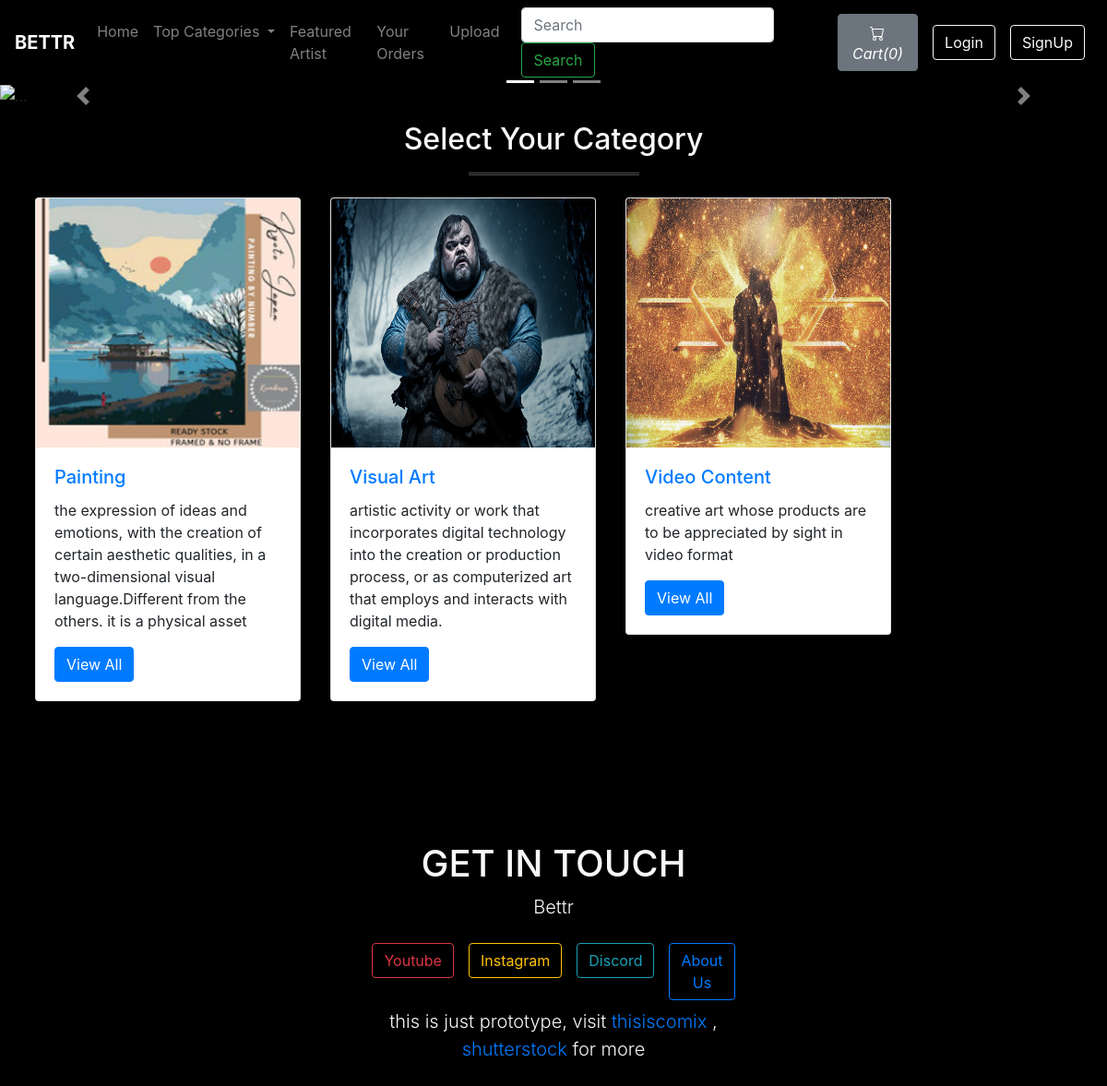
The page /homePage.php on the database its author committed.
### tables this page shows
CREATE TABLE `sitedetail` (
  `tempId` int(11) NOT NULL,
  `systemName` varchar(21) NOT NULL,
  `email` varchar(35) NOT NULL,
  `contact1` bigint(21) NOT NULL,
  `contact2` bigint(21) DEFAULT NULL COMMENT 'Optional',
  `address` text NOT NULL,
  `dateTime` datetime NOT NULL DEFAULT current_timestamp()
);

CREATE TABLE `categories` (
  `categorieId` int(12) NOT NULL,
  `categorieName` varchar(255) NOT NULL,
  `categorieDesc` text NOT NULL,
  `categorieCreateDate` datetime NOT NULL DEFAULT current_timestamp()
);

### homePage.php (the view, shortened to what this page needs)
<!DOCTYPE html>
<html lang="en">
    <head>
        <link rel="stylesheet" href="https://stackpath.bootstrapcdn.com/bootstrap/4.4.1/css/bootstrap.min.css">
    <link rel="stylesheet" href="https://use.fontawesome.com/releases/v5.8.2/css/all.css">
      </head>
<body style="background-color:black">
<?php include 'partials/_dbconnect.php' ?>
<?php require 'partials/_nav.php' ?>
<div id="carouselExampleCaptions" class="carousel slide" data-ride="carousel">
  <ol class="carousel-indicators">
    <li data-target="#carouselExampleCaptions" data-slide-to="0" class="active"></li>
    <li data-target="#carouselExampleCaptions" data-slide-to="1"></li>
    <li data-target="#carouselExampleCaptions" data-slide-to="2"></li>
  </ol>
  <div class="carousel-inner">
    <div class="carousel-item active">
      <img src="https://images.squarespace-cdn.com/content/v1/5b2a2304da02bcdfa5960061/1531408435864-WIYVZULQOK2GLR2PN27W/image-asset.gif?format=1000w" class="d-block w-100" alt="...">
      <div class="carousel-caption d-none d-md-block">
      </div>
    </div>
  </div>
  <a class="carousel-control-prev" href="#carouselExampleCaptions" role="button" data-slide="prev">
    <span class="carousel-control-prev-icon" aria-hidden="true"></span>
  </a>
  <a class="carousel-control-next" href="#carouselExampleCaptions" role="button" data-slide="next">
    <span class="carousel-control-next-icon" aria-hidden="true"></span>
  </a>
</div>
<div class="container my-3 mb-5">
<h2 class="text-center text-light"> Select Your Category </h2>
    <div class="col-lg-2 text-center bg-light my-3" style="margin:auto;border-top: 2px groove black;border-bottom: 2px groove black;">
    </div>
    <div class="row">
      <?php
        $sql = "SELECT * FROM `categories`";
        $result = mysqli_query($conn, $sql);
        while($row = mysqli_fetch_assoc($result)){
          $id = $row['categorieId'];
          $cat = $row['categorieName'];
          $desc = $row['categorieDesc'];
          echo '
          <div class="d-flex justify-content-between mr-3">
          <div class=" p-2">
                  <div class="card" style="width: 18rem;">
                    <img src="img/card-'.$id. '.jpg" class="card-img-top" alt="image for this category" width="250px" height="270px">
                    <div class="card-body">
                      <h5 class="card-title"><a href="viewVartList.php?catid=' . $id . '">' . $cat . '</a></h5>
                      <p class="card-text">' . substr($desc, 0, 500). ' </p>
                      <a href="viewVartList.php?catid=' . $id . '" class="btn btn-primary">View All</a>
                    </div>
                  </div>
                  </div>
                </div>';
        }
      ?>
    </div>
  </div>
<?php require 'partials/_footer.php' ?>
</body>
</html>

### partials/_nav.php (shortened to what this page needs)
<?php
if(isset($_SESSION['loggedin']) && $_SESSION['loggedin']==true){
  $loggedin= true;
  $userId = $_SESSION['userId'];
  $username = $_SESSION['username'];
}
else{
  $loggedin = false;
  $userId = 0;
}
$sql = "SELECT * FROM `sitedetail`";
$result = mysqli_query($conn, $sql);
$row = mysqli_fetch_assoc($result);
$systemName = $row['systemName'];
echo '<nav class="navbar navbar-expand-lg navbar-dark bg-gradient">
      <a class="navbar-brand font-weight-bold" href="homePage.php">'.$systemName.'</a>
      <button class="navbar-toggler" type="button" data-toggle="collapse" data-target="#navbarSupportedContent" aria-controls="navbarSupportedContent" aria-expanded="false" aria-label="Toggle navigation">
        <span class="navbar-toggler-icon"></span>
      </button>
      <div class="collapse navbar-collapse" id="navbarSupportedContent">
        <ul class="navbar-nav mr-auto">
          <li class="nav-item">
            <a class="nav-link" href="homePage.php">Home <span class="sr-only">(current)</span></a>
          </li>
          <li class="nav-item dropdown">
            <a class="nav-link dropdown-toggle" href="#" id="navbarDropdown" role="button" data-toggle="dropdown" aria-haspopup="true" aria-expanded="false">
              Top Categories
            </a>
            <div class="dropdown-menu" aria-labelledby="navbarDropdown">';
            echo '</div>
          </li>
          <li class="nav-item">
            <a class="nav-link" href="featuredArtist.php">Featured Artist</a>
          </li>
          <li class="nav-item">
            <a class="nav-link" href="viewOrder.php">Your Orders</a>
          </li>
          <li class="nav-item">
            <a class="nav-link" href="upload.php">Upload</a>
          </li>
        </ul>
        <form method="get" action="/BETTR/search.php" class="form-inline my-2 my-lg-0 mx-3">
          <input class="form-control mr-sm-2" type="search" name="search" id="search" placeholder="Search" aria-label="Search" required>
          <button class="btn btn-outline-success my-2 my-sm-0" type="submit">Search</button>
        </form>';
        $countsql = "SELECT SUM(`itemQuantity`) FROM `viewcart` WHERE `userId`=$userId";
        $countresult = mysqli_query($conn, $countsql);
        $countrow = mysqli_fetch_assoc($countresult);
        $count = $countrow['SUM(`itemQuantity`)'];
        if(!$count) {
          $count = 0;
        }
        echo '<a href="viewCart.php"><button type="button" class="btn btn-secondary mx-2" title="MyCart">
          <svg xmlns="img/cart.svg" width="16" height="16" fill="currentColor" class="bi bi-cart" viewBox="0 0 16 16">
            <path d="M0 1.5A.5.5 0 0 1 .5 1H2a.5.5 0 0 1 .485.379L2.89 3H14.5a.5.5 0 0 1 .491.592l-1.5 8A.5.5 0 0 1 13 12H4a.5.5 0 0 1-.491-.408L2.01 3.607 1.61 2H.5a.5.5 0 0 1-.5-.5zM3.102 4l1.313 7h8.17l1.313-7H3.102zM5 12a2 2 0 1 0 0 4 2 2 0 0 0 0-4zm7 0a2 2 0 1 0 0 4 2 2 0 0 0 0-4zm-7 1a1 1 0 1 1 0 2 1 1 0 0 1 0-2zm7 0a1 1 0 1 1 0 2 1 1 0 0 1 0-2z"/>
          </svg>
          <i class="bi bi-cart">Cart(' .$count. ')</i>
        </button></a>';
        if($loggedin){
          echo '<ul class="navbar-nav mr-2">
            <li class="nav-item dropdown">
              <a class="nav-link dropdown-toggle" href="#" id="navbarDropdown" role="button" data-toggle="dropdown"> Welcome ' .$username. '</a>
              <div class="dropdown-menu" aria-labelledby="navbarDropdown">
                <a class="dropdown-item" href="partials/_logout.php">Logout</a>
              </div>
            </li>
          </ul>
          <div class="text-center image-size-small position-relative">
            <a href="viewProfile.php"><img src="img/person-' .$userId. '.jpg" class="rounded-circle" onError="this.src = \'img/profilePic.jpg\'" style="width:40px; height:40px"></a>
          </div>';
        }
        else {
          echo '
          <button type="button" class="btn btn-outline-light mx-2"  data-toggle="modal" data-target="#loginModal">Login</button>
          <button type="button" class="btn btn-outline-light mx-2"  data-toggle="modal" data-target="#signupModal">SignUp</button>';
        }
  echo '</div>
    </nav>';
?>

### partials/_footer.php
<div class="position-relative overflow-hidden m-md-0 text-center bg-transparent">
    <div class="col-md-5 p-lg-5 mx-auto my-5">
      <h1 class="display-8 text-center fw-bold text-light">GET IN TOUCH</h1>
      <p class="lead fw-normal text-light">Bettr</p>
      <div class="d-flex justify-content-center">
        <div class="p-2">
          <a class="btn btn-outline-danger" href="https://www.youtube.com/@bwahyuh">Youtube</a>
        </div>
        <div class="p-2">
          <a class="btn btn-outline-warning" href="#">Instagram</a>
        </div>
        <div class="p-2">
          <a class="btn btn-outline-info" href="https://discord.gg/8TE2qjdv">Discord</a>
        </div>
        <div class="p-2">
          <a class="btn btn-outline-primary" href="/BETTR/index.php">About Us</a>
        </div>
      </div>
      <p class="lead fw-normal text-light">this is just prototype, visit <a href="https://thisiscomix.com">thisiscomix</a> , <a
          href="https://shutterstock.com">shutterstock</a> for more</p>
    </div>
  </div>

### rows shown on the page
sitedetail: systemName "BETTR"
categories: shows a picture, categorieName "Painting", categorieDesc "the expression of ideas and emotions, with the creation of certain aesthetic qualities, in a two-dimensional visual language.Different from the others. it is a physical asset"
categories: shows a picture, categorieName "Visual Art", categorieDesc "artistic activity or work that incorporates digital technology into the creation or production process, or as computerized art that employs and interacts with digital media."
categories: shows a picture, categorieName "Video Content", categorieDesc "creative art whose products are to be appreciated by sight in video format"

### other values the page prints
$count "0"
